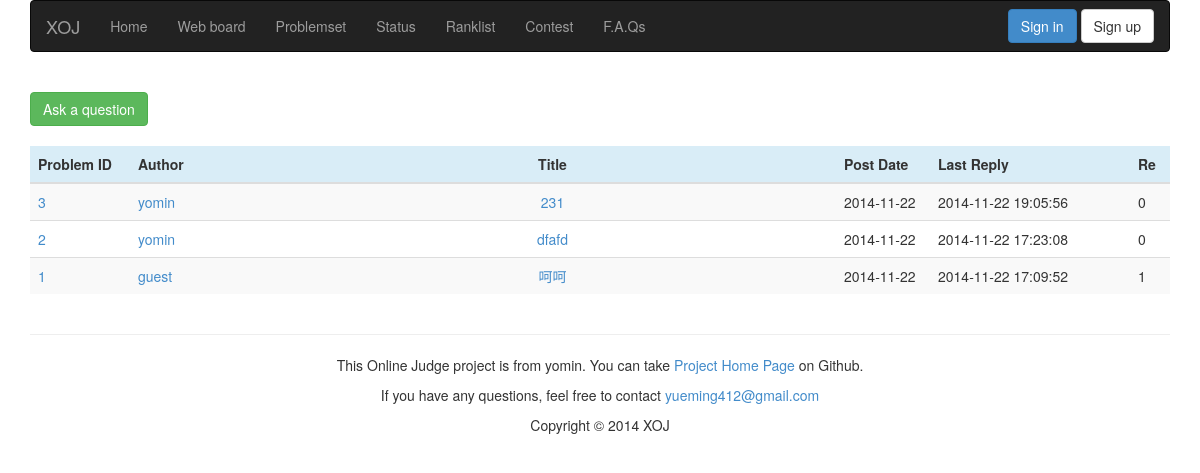
/discuss/, run on an earlier commit of the app's database.
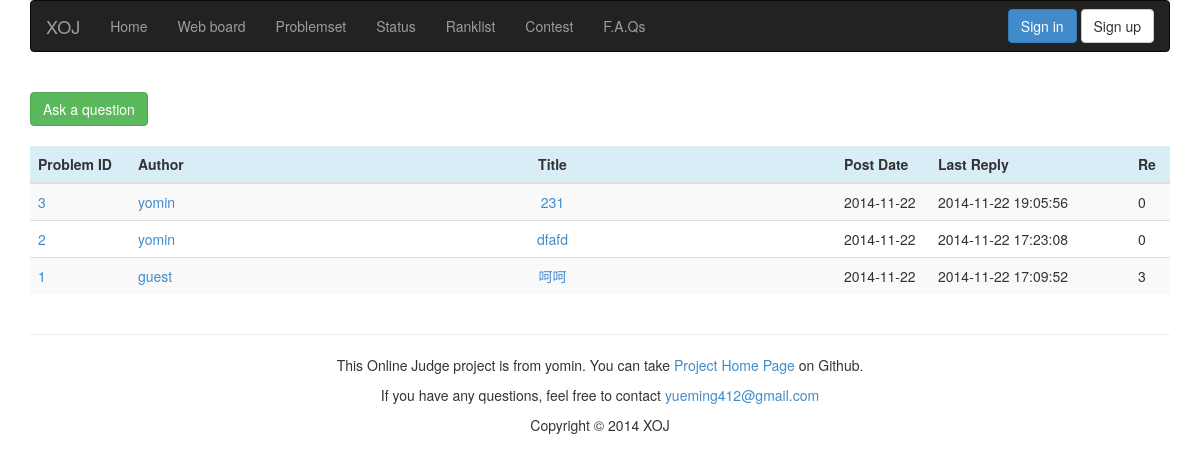
And on a later commit of the database.
### appfile/models.py (models this page shows, shortened)
class Comment(db.Model):
    tid = db.Column(db.Integer, primary_key = True)
    pid = db.Column(db.Integer)
    userid = db.Column(db.String(22))
    nickname = db.Column(db.String(22))
    title = db.Column(db.String(32))
    content = db.Column(db.Text)
    post_time = db.Column(db.String(19))
    last_reply = db.Column(db.String(19))
    re = db.Column(db.Integer, default = 0)
    replys = db.relationship('Reply', backref = db.backref('comment'))

### appfile/views.py (the view)
@app.route('/discuss/')
def discuss():
    pid = request.args.get('pid')
    if pid:
        comment_list = Comment.query.filter_by(pid = pid).order_by(Comment.last_reply.desc()).all()
    else:
        comment_list = Comment.query.order_by(Comment.last_reply.desc()).all()
    return render_template('discuss.html', comment_list = comment_list, pid = pid)

### appfile/views.py (called while the page is built)
@app.before_request
def before_request():
    g.user = current_user
    if g.user.is_authenticated():
        g.url = url_for('userinfo',userid = g.user.userid)

### appfile/templates/discuss.html (shortened to what this page needs)
{% extends "base.html" %}
{% block content %}
<br>
<div class="container">
    <a href={{ url_for('newpost', pid = pid) }} class="btn btn-success"> Ask a question </a>
    <br><br>
    <table class="table table-striped table-hover">
        <thead>
            <tr class="info">
                <th width="100px">Problem ID</th>
                <th width="139px">Author</th>
                <th style="text-align: center">Title</th>
                <th width="94px">Post Date</th>
                <th width="200px">Last Reply</th>
                <th width="40px">Re</th>
            </tr>
        </thead>
        <tbody>
            {% for comment in comment_list %}
            <tr>
                <td>
                    <a href={{ url_for('show_problem', pid = comment.pid) }}>{{ comment.pid }}</a>
                </td>
                <td>
                    <a href={{ url_for('userinfo', userid = comment.userid) }}>{{ comment.userid }}</a>
                </td>
                <td style="text-align: center">
                    <a href={{ url_for('show_comment', tid = comment.tid) }}>{{ comment.title }}</a>
                </td>
                <td>{{ comment.post_time.split()[0] }}</td>
                <td>{{ comment.last_reply }}</td>
                <td>{{ comment.re }}</td>
            </tr>
            {% endfor %}
        </tbody>
    </table>
</div>
{% endblock %}

What changed in the data, as far as the page shows it:
changed Comment "guest": re "1" → "3"
